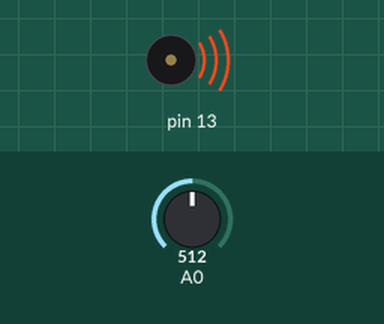
Simulated run of this sketch. Board: Arduino Uno, built with avr-gcc and run on an emulated ATmega328P. On the bench: buzzer (waves = sounding). The inputs (shaded band) are chosen by the test bench; at power-on: A0 = 512. What the sketch prints to the serial monitor is not drawn.

Above: at 0.1 s.
Timing chart, 0 to 1.6 s (numbered marks = the images above):
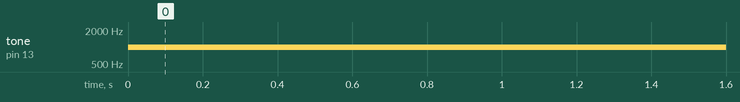

The sketch:

theremin.ino
```cpp
void setup() {
  Serial.begin(9600);
}

void loop() {
  int fsrVal = analogRead(A0);
  Serial.println(fsrVal);            // 400-800


  int fsrMap = map(fsrVal,0,950,0,8);
  int notes[] = {200,400,600,800,1000,1200,1400,1600};

  tone(13,notes[fsrMap]);

}
```

Measured:
- by itself, tone on pin 13: silent → 1000 Hz at 0.00 s
